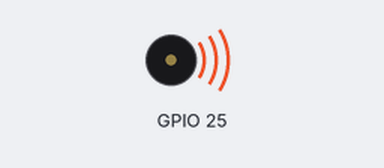
A sketch run on a simulated ESP32. Parts: buzzer (waves = sounding).

Above: at 0.1 s.
At 8.3 s:
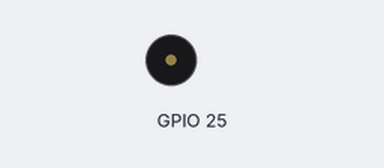
Timing chart, 0 to 9.8 s (numbered marks = the images above):
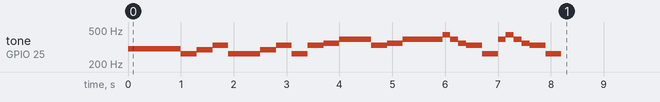

The sketch:

221023-tone.ino
```cpp
//控制蜂鸣器发声
#define lo(x) ((x)+16)    //宏定义：长音
#define sh(x) ((x)+32)    //宏定义：短音
const int TONE=25;
int channel=0;
const int tones[]={0,262,294,330,349,392,440,494,523,784,880,988,1046,1175};	//每个音符对应的频率
int song[]={1,2,3,1,1,2,3,1,3,4,lo(5),3,4,lo(5),
           sh(5),sh(6),sh(5),sh(4),3,1,sh(5),sh(6),sh(5),sh(4),3,1};

void sing(int tone){	//播放音符，持续时间默认300ms，短音150ms，长音600ms
  const int base=300;
  int tim;
  if(tone>=1 && tone<=13) tim=base;
  else if(tone>=16 && tone<=32) tim=base*2;
  else tim=base/2;
  ledcWriteTone(channel, tones[tone%16]);
  delay(tim);
}

void setup() {
  // Serial.begin(115200);
  ledcAttachPin(25, channel);
  ledcWriteTone(channel, 300);
  delay(1000);
  size_t len=sizeof(song)/sizeof(int);
  for(int i=0;i<len;i++)
    sing(song[i]);
  sing(0);
}

void loop() {

}
```
